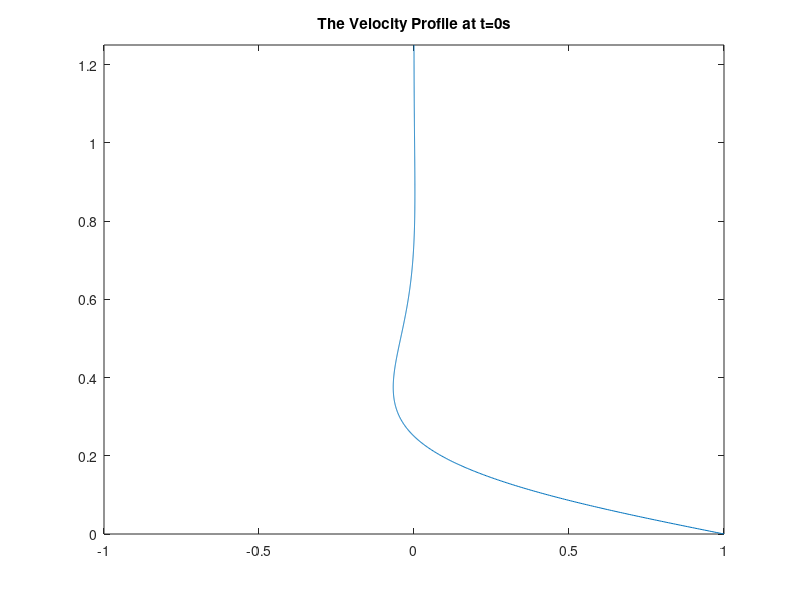

Source code (MATLAB):
uy = @(y, t)(exp( -2*pi.*y).*cos(500*t - 2*pi.*y)); % the velocity function u(y, t)
y = linspace(0, 1.25, 1000); % create a series of height
k = 0.0;
u = uy(y, k);
fig = plot(u, y); % plot the velocity with respect to height
hold on
xlim([-1 1]) % set x axis scale
ylim([0 1.25])
title('The Velocity Profile at t=0s')